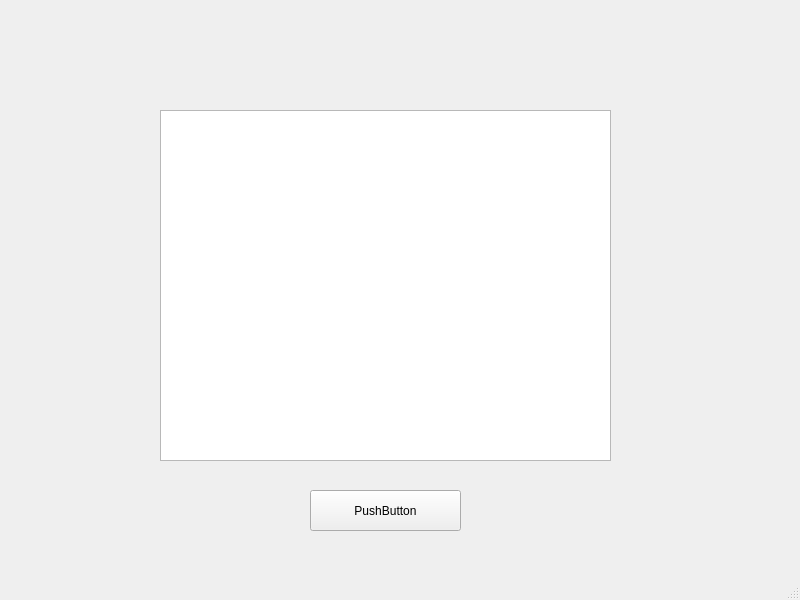
<?xml version="1.0" encoding="UTF-8"?>
<ui version="4.0">
 <class>MainWindow</class>
 <widget class="QMainWindow" name="MainWindow">
  <property name="geometry">
   <rect>
    <x>0</x>
    <y>0</y>
    <width>800</width>
    <height>600</height>
   </rect>
  </property>
  <property name="windowTitle">
   <string>MainWindow</string>
  </property>
  <widget class="QWidget" name="centralwidget">
   <widget class="QListWidget" name="listWidget">
    <property name="geometry">
     <rect>
      <x>160</x>
      <y>110</y>
      <width>451</width>
      <height>351</height>
     </rect>
    </property>
   </widget>
   <widget class="QPushButton" name="pushButton">
    <property name="geometry">
     <rect>
      <x>310</x>
      <y>490</y>
      <width>151</width>
      <height>41</height>
     </rect>
    </property>
    <property name="text">
     <string>PushButton</string>
    </property>
   </widget>
  </widget>
  <widget class="QMenuBar" name="menubar">
   <property name="geometry">
    <rect>
     <x>0</x>
     <y>0</y>
     <width>800</width>
     <height>21</height>
    </rect>
   </property>
  </widget>
  <widget class="QStatusBar" name="statusbar"/>
 </widget>
 <resources/>
 <connections/>
</ui>
